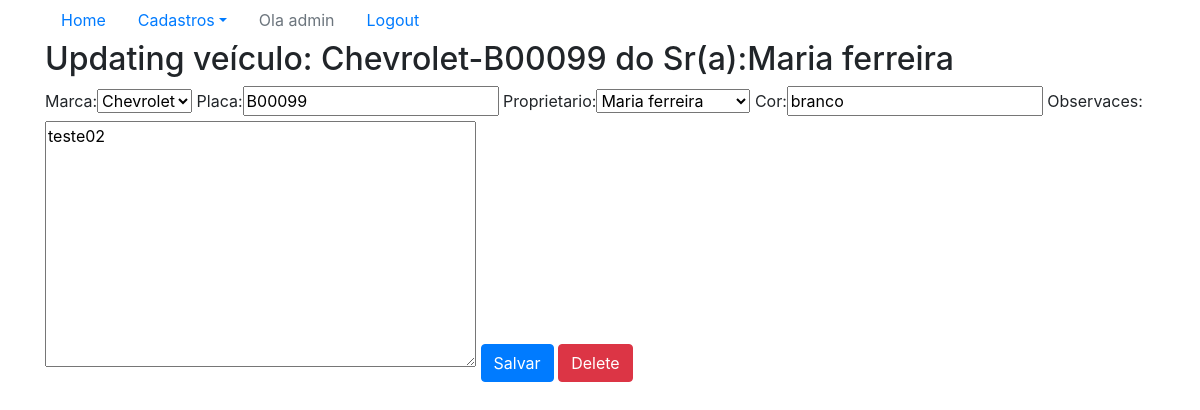
/sistema/veiculo-update/2/ (signed in), run on an earlier commit of the app's database.
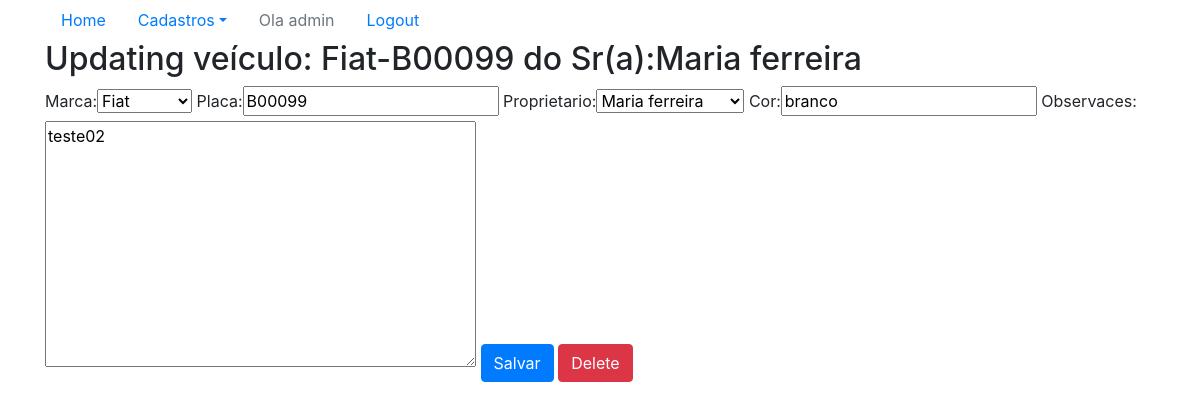
And on a later commit of the database.
### core/models.py (models this page shows)
class Veiculo(models.Model):
    marca = models.ForeignKey(Marca, on_delete=models.CASCADE)
    placa = models.CharField(max_length=7)
    proprietario = models.ForeignKey(Pessoa, on_delete=models.CASCADE)
    cor = models.CharField(max_length=15)
    observaces = models.TextField()
    """ Para remover o erro d: E1101:Class 'Pessoa' has no 'objects' member """
    objects = models.Manager()
    def __str__(self):
        return (
            str(self.marca) + '-'+ self.placa + ' do Sr(a):'
            + str(self.proprietario)
        )

class Marca(models.Model):
    nome = models.CharField(max_length=50)
    """ Para remover o erro d: E1101:Class 'Pessoa' has no 'objects' member """
    objects = models.Manager()
    def __str__(self):
        return self.nome

class Pessoa(models.Model):
    nome = models.CharField(max_length=100)
    endereco = models.CharField(max_length=200)
    telefone = models.CharField(max_length=20)
    """ Para remover o erro d: E1101:Class 'Pessoa' has no 'objects' member """
    objects = models.Manager()
    def __str__(self):
        return self.nome

### core/views.py (the view)
# urls.py: re_path(r'^veiculo-update/(?P<id>\d+)/$', veiculo_update,
@login_required
def veiculo_update(request, id):
    data = {}
    veiculo = Veiculo.objects.get(id=id)
    form = VeiculoForm (request.POST or None, instance=veiculo)
    data['veiculo'] = veiculo
    data['form'] = form
    if request.method == 'POST':
        if form.is_valid():
            form.save()
            return redirect('core_lista_veiculos')
    else:
        return render(request, 'core/update_veiculo.html', data)

### core/forms.py
class VeiculoForm(ModelForm):
    class Meta:
        model  = Veiculo
        fields = '__all__'

### core/templates/core/update_veiculo.html (shortened to what this page needs)
{% extends 'base.html' %}
{% load bootstrap %}
{% block main %}
<div class="row">
    <div class="col">
        <h2>Updating veículo: {{veiculo}}</h2>
        <form action="{% url 'core_veiculo_update' veiculo.id %}" method="POST">
            {{form|bootstrap}}
            <button type="submit" class="btn btn-primary">Salvar</button>
            <a href="{% url 'core_veiculo_delete' veiculo.id%}" class="btn btn-danger"> Delete </a>
        </form>
    </div>
</div>
{% endblock  %}

What changed in the data, as far as the page shows it:
changed Veiculo "Maria ferreira": marca+placa+proprietario "Chevrolet-B00099 do Sr(a):Maria ferreira" → "Fiat-B00099 do Sr(a):Maria ferreira"; marca "Chevrolet" → "Fiat"
